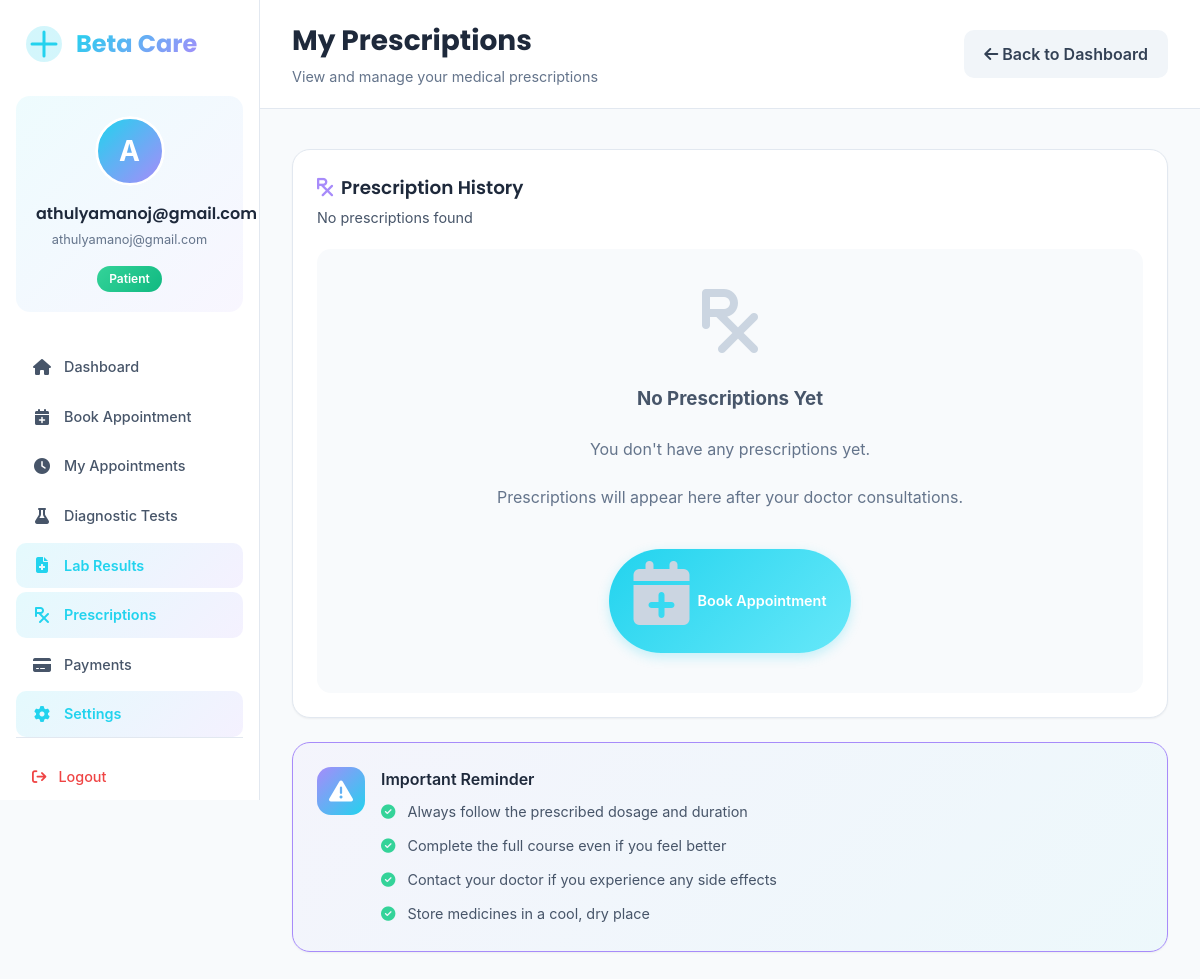
Page /dashboard/patient/patient_prescriptions/ (signed in) on the earlier database version.
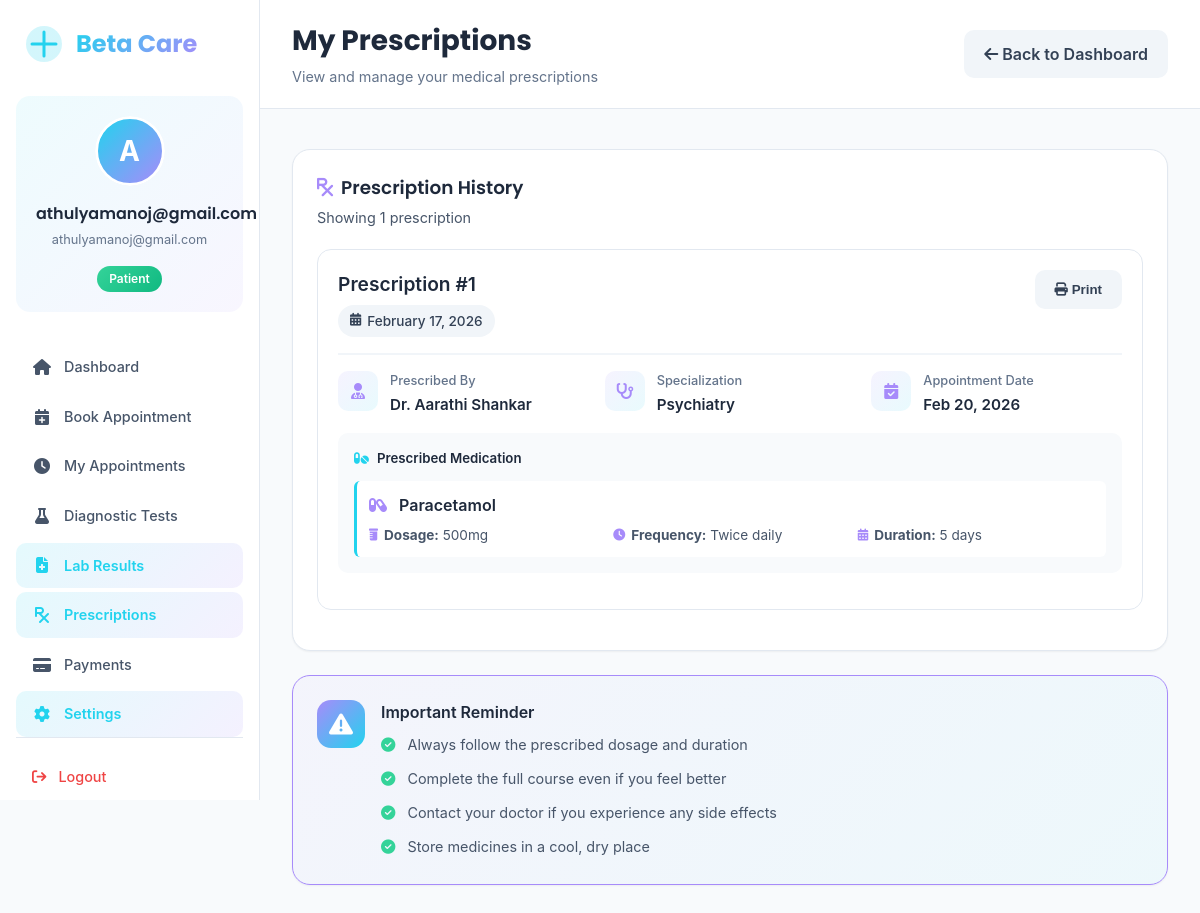
Same page on the later database version.
### core/models.py (models this page shows, shortened)
class Prescription(models.Model):
    appointment = models.ForeignKey(Appointment, on_delete=models.CASCADE)
    patient = models.ForeignKey(PatientProfile, on_delete=models.CASCADE)
    doctor = models.ForeignKey(DoctorProfile, on_delete=models.CASCADE)
    medicine_name = models.CharField(max_length=150)
    dosage = models.CharField(max_length=50)
    frequency = models.CharField(max_length=50)
    duration = models.CharField(max_length=50)
    instructions = models.TextField()
    created_at = models.DateTimeField(auto_now_add=True)
    STATUS_CHOICES = [
        ('Active', 'Active'),
        ('Completed', 'Completed'),
        ('Cancelled', 'Cancelled'),
    ]
    status = models.CharField(max_length=20, choices=STATUS_CHOICES, default='Active')

class DoctorProfile(models.Model):
    user = models.OneToOneField(User, on_delete=models.CASCADE)
    department = models.CharField(max_length=100)
    specialization = models.CharField(max_length=100)
    license_number = models.CharField(max_length=50, blank=True, default="")
    experience = models.PositiveIntegerField(default=0, help_text="Years of experience")
    consultation_fee = models.DecimalField(
    max_digits=8,
    decimal_places=2,
    default=0.00,  # default value for new and existing rows
    help_text="Fee in INR"
)
    phone = models.CharField(max_length=15)
    bio = models.TextField(blank=True)
    status = models.CharField(max_length=20, default="Active")

class Appointment(models.Model):
    STATUS_CHOICES = [
        ('Pending Payment', 'Pending Payment'),  # Initial status when appointment is created
        ('Scheduled', 'Scheduled'),              # After payment is completed
        ('Confirmed', 'Confirmed'),              # Doctor confirmed
        ('Completed', 'Completed'),              # Appointment finished
        ('Cancelled', 'Cancelled'),              # Appointment cancelled
        ('No Show', 'No Show'),                  # Patient didn't show up
    ]
    patient = models.ForeignKey(PatientProfile, on_delete=models.CASCADE)
    doctor = models.ForeignKey(DoctorProfile, on_delete=models.CASCADE)
    appointment_date = models.DateField()
    appointment_time = models.TimeField()
    reason = models.CharField(max_length=255)
    status = models.CharField(
        max_length=20,
        choices=STATUS_CHOICES,
        default="Pending Payment"  # Changed default
    )
    created_at = models.DateTimeField(auto_now_add=True)

### core/views.py (the view)
# urls.py: path('dashboard/patient/patient_prescriptions/', views.patient_prescriptions, name='patient_prescriptions'),
@login_required
def patient_prescriptions(request):
    from core.models import Prescription
    try:
        patient_profile = PatientProfile.objects.get(user=request.user)
        prescriptions = Prescription.objects.filter(
            patient=patient_profile
        ).select_related('doctor', 'doctor__user', 'appointment').order_by('-created_at')
    except PatientProfile.DoesNotExist:
        messages.error(request, "Patient profile not found.")
        prescriptions = []
        return redirect('patient_dashboard')
    context = {
        'prescriptions': prescriptions
    }
    return render(request, 'core/dashboard/patient_prescriptions.html', context)

### core/templates/core/dashboard/patient_prescriptions.html (shortened to what the changed rows need)
{% load static %}
<!DOCTYPE html>
<html lang="en">
<head>
    <link href="https://cdnjs.cloudflare.com/ajax/libs/font-awesome/6.5.0/css/all.min.css" rel="stylesheet">
    <link rel="stylesheet" href="{% static 'core/css/admin.css' %}">
</head>
<body>
    <div class="medical-dashboard">
        <main class="medical-main">
            <header class="medical-header">
                <div class="header-left">
                    <h1 class="page-title" style="font-size:1.75rem;">My Prescriptions</h1>
                </div>
            </header>
            <div class="medical-content">
                <div class="medical-table-card">
                    <div class="info-header" style="margin-bottom: var(--space-5);">
                        <div>
                            <h3><i class="fa-solid fa-prescription" style="color: var(--medical-purple); margin-right: var(--space-2);"></i>Prescription History</h3>
                            <p style="font-size: 0.9rem; color: var(--gray-600); margin-top: 6px;">
                                {% if prescriptions %}
                                    Showing {{ prescriptions|length }} prescription{{ prescriptions|length|pluralize }}
                                {% else %}
                                    No prescriptions found
                                {% endif %}
                            </p>
                        </div>
                    </div>
                    {% if prescriptions %}
                        {% for prescription in prescriptions %}
                        <div class="prescription-card">
                            <div class="prescription-header">
                                <div>
                                    <h4 style="font-size: 1.2rem; font-weight: 600; color: var(--gray-800); margin-bottom: 6px;">
                                        Prescription #{{ prescription.id }}
                                    </h4>
                                    <span class="date-badge">
                                        <i class="fa-solid fa-calendar-alt" style="margin-right: 6px; font-size: 0.8rem;"></i>
                                        {{ prescription.created_at|date:"F d, Y" }}
                                    </span>
                                </div>
                                <button onclick="window.print()" class="btn-cancel" style="border: none; cursor: pointer;">
                                    <i class="fa-solid fa-print"></i> Print
                                </button>
                            </div>
                            <div class="prescription-meta">
                                <div class="meta-item">
                                    <div class="meta-icon">
                                        <i class="fa-solid fa-user-doctor"></i>
                                    </div>
                                    <div class="meta-content">
                                        <h5>Prescribed By</h5>
                                        <p>Dr. {{ prescription.doctor.user.get_full_name }}</p>
                                    </div>
                                </div>
                                <div class="meta-item">
                                    <div class="meta-icon">
                                        <i class="fa-solid fa-stethoscope"></i>
                                    </div>
                                    <div class="meta-content">
                                        <h5>Specialization</h5>
                                        <p>{{ prescription.doctor.specialization }}</p>
                                    </div>
                                </div>
                                {% if prescription.appointment %}
                                <div class="meta-item">
                                    <div class="meta-icon">
                                        <i class="fa-solid fa-calendar-check"></i>
                                    </div>
                                    <div class="meta-content">
                                        <h5>Appointment Date</h5>
                                        <p>{{ prescription.appointment.appointment_date|date:"M d, Y" }}</p>
                                    </div>
                                </div>
                                {% endif %}
                            </div>
                            <div class="medicine-list">
                                <h5 style="font-weight: 600; color: var(--gray-800); margin-bottom: var(--space-3); display: flex; align-items: center; gap: var(--space-2);">
                                    <i class="fa-solid fa-pills" style="color: var(--medical-cyan);"></i>
                                    Prescribed Medication
                                </h5>
                                <div class="medicine-item">
                                    <div class="medicine-name">
                                        <i class="fa-solid fa-capsules" style="color: var(--medical-purple); margin-right: 8px;"></i>
                                        {{ prescription.medicine_name }}
                                    </div>
                                    <div class="medicine-details">
                                        <div class="medicine-detail">
                                            <i class="fa-solid fa-prescription-bottle"></i>
                                            <span><strong>Dosage:</strong> {{ prescription.dosage }}</span>
                                        </div>
                                        <div class="medicine-detail">
                                            <i class="fa-solid fa-clock"></i>
                                            <span><strong>Frequency:</strong> {{ prescription.frequency }}</span>
                                        </div>
                                        <div class="medicine-detail">
                                            <i class="fa-solid fa-calendar-days"></i>
                                            <span><strong>Duration:</strong> {{ prescription.duration }}</span>
                                        </div>
                                    </div>
                                </div>
                            </div>
                        </div>
                        {% endfor %}
                    {% else %}
                        <div class="empty-state">
                            <i class="fa-solid fa-prescription"></i>
                            <h3>No Prescriptions Yet</h3>
                            <p>You don't have any prescriptions yet.</p>
                            <p style="margin-top: var(--space-2);">Prescriptions will appear here after your doctor consultations.</p>
                            <div style="margin-top: var(--space-6);">
                                <a href="{% url 'patient_book_appointment' %}" class="add-btn" style="text-decoration: none; display: inline-flex; align-items: center; gap: var(--space-2);">
                                    <i class="fa-solid fa-calendar-plus"></i> Book Appointment
                                </a>
                            </div>
                        </div>
                    {% endif %}
                </div>
            </div>
        </main>
    </div>
</body>
</html>

Differences in the rows shown:
added Prescription: id "1", created_at "February 17, 2026", doctor.user.get_full_name "Aarathi Shankar", doctor.specialization "Psychiatry", appointment.appointment_date "Feb 20, 2026", medicine_name "Paracetamol", dosage "500mg", frequency "Twice daily", duration "5 days"
Other differences:
{{ prescriptions|length }}: (not shown) → "1"
text no longer shown: "No prescriptions found No Prescriptions Yet You don't have any prescriptions yet. Prescriptions will appear here after your doctor consultations. Book Appointment"
text now shown: "Showing prescription"
